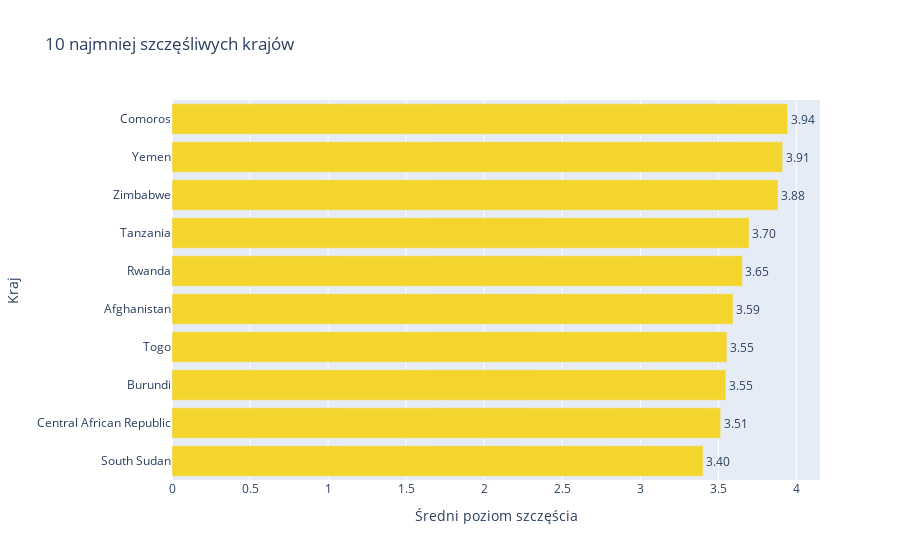

Notebook cell for this chart:
### Markdown cell above
---

### Code cell
#10 najmniej szczesliwych krajow
bottom10 = mean_life.tail(10)

fig_bottom = px.bar(
    bottom10,
    x="life_ladder",
    y="country",
    orientation="h",
    text="life_ladder",
    color_discrete_sequence=["#f3d52e"],
    labels={"life_ladder": "Średni poziom szczęścia", "country": "Kraj"},
    title="10 najmniej szczęśliwych krajów"
)

fig_bottom.update_traces(texttemplate='%{text:.2f}', textposition='outside')
fig_bottom.update_layout(yaxis={'categoryorder':'total ascending'})
fig_bottom.show()

### Figure 1 — Plotly figure (JSON) as saved in the notebook; plotly's stock layout.template omitted (floating-point values rounded to 4 significant figures)
{"data": [{"hovertemplate": "Średni poziom szczęścia=%{text}<br>Kraj=%{y}<extra></extra>", "legendgroup": "", "marker": {"color": "#f3d52e", "pattern": {"shape": ""}}, "name": "", "orientation": "h", "showlegend": false, "text": [3.944, 3.912, 3.883, 3.697, 3.654, 3.595, 3.555, 3.548, 3.515, 3.402], "textposition": "outside", "texttemplate": "%{text:.2f}", "type": "bar", "x": [3.944, 3.912, 3.883, 3.697, 3.654, 3.595, 3.555, 3.548, 3.515, 3.402], "xaxis": "x", "y": ["Comoros", "Yemen", "Zimbabwe", "Tanzania", "Rwanda", "Afghanistan", "Togo", "Burundi", "Central African Republic", "South Sudan"], "yaxis": "y"}], "layout": {"barmode": "relative", "legend": {"tracegroupgap": 0}, "title": {"text": "10 najmniej szczęśliwych krajów"}, "xaxis": {"anchor": "y", "domain": [0, 1], "title": {"text": "Średni poziom szczęścia"}}, "yaxis": {"anchor": "x", "categoryorder": "total ascending", "domain": [0, 1], "title": {"text": "Kraj"}}}}
